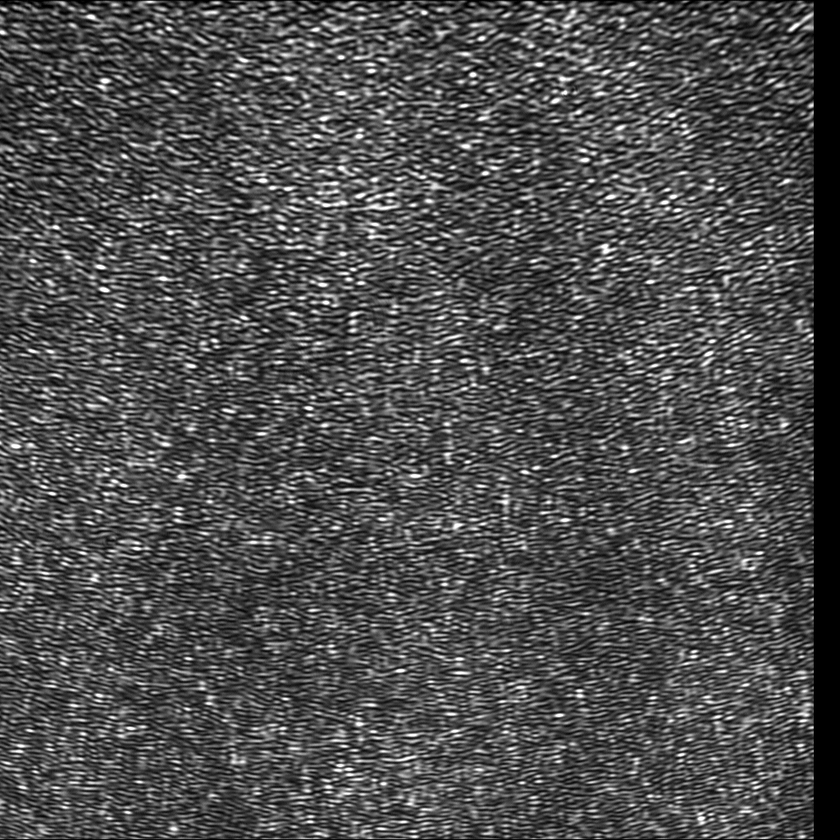
#> input picture ulf7.BMP, 840 x 840 px, shrunk from 1024 x 1024 before the run
$ jupyter execute Convolution_reconstruction.ipynb   (shell and % lines are left out)
#> lines starting #> are read from the running program, lines starting #| are printed output that depends on the picture
# Reconstructing an *off-axis* hologram by Convolution approach

Reference: Digital holography and wavefront sensing by Ulf Schnars, Claas Falldorf, John Watson, and Werner Jüptner, Springer-verlag Berlin an, 2016. (Section 3.2)

## Info about the digital hologram:
'ulf7.BMP' is a digital hologram created by recording an object at about 1 meter distance with HeNe laser (632.8 nm) and an image sensor with 6.8 µm pixel size.

[cell 1]
#Import libraries realted to matplotlib and mathematical operations
import matplotlib.pyplot as plt
import matplotlib.image as mpimg
import numpy as np

[cell 2]
# Read the hologram image file
hologram = mpimg.imread('ulf7.BMP')
#> hologram is the input picture: shape (840, 840); min 0, max 255, mean 78.3
hologram = hologram.astype(float) #Convert into float type. Crucial for non integer based mathematical operations
# plot/view the hologram
imgplot = plt.imshow(hologram, cmap="viridis")

[cell 3]
# DC term suppression. It involves subtraction of the mean value of hologram from itself
hologram2 = hologram - np.mean(hologram)
# plot/view the hologram
imgplot = plt.imshow(hologram2, cmap="viridis")

## Some equations from the book!
The *Fresnel-Kirchhoff* integral describing diffraction field beyond an aperture is given by the coherent superposition of the secondary waves (section 2.4)
\begin{equation}
\Gamma\left(\xi^{\prime}, \eta^{\prime}\right)=\frac{i}{\lambda} \int_{-\infty}^{\infty} \int_{-\infty}^{\infty} A(x, y) \frac{\exp \left(-i \frac{2 \pi}{\lambda} \rho^{\prime}\right)}{\rho^{\prime}} Q d x d y
\end{equation}
where, $A(x, y)$ is the complex amplitude in the plane of the diffracting aperture, $\rho^{\prime}$ is the distance between a point in the aperture plane and a point in the observation plane, and $Q$ is the inclination factor defined to take care of no backward propagation of the diffracted optical field. For holograms, $Q$ is approximately equal to 1.

A hologram $h(x,y)$ recorded by a reference light wave $E_{R}(x, y)$ can be reconstructed by a conjugate reference wave $E_{R}^{*}(x, y)$ as described by the following *Fresnel-Kirchhoff* integral
\begin{equation}
\Gamma(\xi, \eta)=\frac{i}{\lambda} \int_{-\infty}^{\infty} \int_{-\infty}^{\infty} h(x, y) E_{R}^{*}(x, y) \frac{\exp \left(-i \frac{2 \pi}{\lambda} \rho\right)}{\rho} d x d y
\end{equation}

The above equation can be interpreted as a superposition integral
\begin{equation}
\Gamma(\xi, \eta)= \int_{-\infty}^{\infty} \int_{-\infty}^{\infty} h(x, y) E_{R}^{*}(x, y) g(\xi, \eta, x, y) d x d y
\end{equation}
where $g(\xi, \eta, x, y)$ is the impulse response function given by
\begin{equation}
g(\xi, \eta, x, y)=\frac{i}{\lambda} \frac{\exp \left[-i \frac{2 \pi}{\lambda} \sqrt{d^{2}+(x-\xi)^{2}+(y-\eta)^{2}}\right]}{\sqrt{d^{2}+(x-\xi)^{2}+(y-\eta)^{2}}}.
\end{equation}
These equations ensure that $\Gamma$ is a convolution of $h E_{R}^{*}$ and $g$. Hence,
\begin{equation}
\Gamma(\xi, \eta)=\Im^{-1}\left\{\Im\left(h \cdot E_{R}^{*}\right) \cdot \Im(g)\right\}
\end{equation}
where for the digital case impulse response function is given by
\begin{equation}
g(k, l)=\frac{i}{\lambda} \frac{\exp \left[-i \frac{2 \pi}{\lambda} \sqrt{d^{2}+k^{2} \Delta x^{2}+l^{2} \Delta y^{2}}\right]}{\sqrt{d^{2}+k^{2} \Delta x^{2}+l^{2} \Delta y^{2}}}
\end{equation}
and $E_{R}^{*}$ includes the field response due to the numerical reconstruction lens whose focal length depends on the object distance $d$ and magnification factor in reconstruction $m$.
\begin{equation}
E_{R}^{*} = L(k,l) = \exp \left[i \frac{\pi}{\lambda f}\left(k^{2} \Delta x^{2} + l^{2} \Delta y^{2} \right)\right] =\exp \left[i \frac{\pi}{\lambda}\left(\frac{1}{d}+\frac{1}{md}\right)\left(k^{2} \Delta x^{2} + l^{2} \Delta y^{2} \right)\right]
\end{equation}

[cell 4]
# prepare the Convolution operand for the hologram
Nr,Nc = np.shape(hologram) #number of rows and columns in the hologram
#> Nr = 840; Nc = 840
wavelength = 632.8e-9 #HeNe laser wavelength in SI units i.e. meters
dx = 6.8e-6 #sensor pixel size in meters
d = 1.054 #object distance in meters
m = 1/14 #magnification factor
d2 = d*m #reconstruction distance in meters
f = 1/(1/d+1/d2) #lens responsible for imaging an object kept at d distance to an image at d2 distance
Nr = np.linspace(0, Nr-1, Nr)-Nr/2
#> Nr = 840 values from -420 to 419
Nc = np.linspace(0, Nc-1, Nc)-Nc/2
#> Nc = 840 values from -420 to 419
k, l = np.meshgrid(Nc,Nr)

L = np.exp(1j*np.pi/(f*wavelength)*(np.multiply(k, k)*dx**2 + np.multiply(l, l)*dx**2))
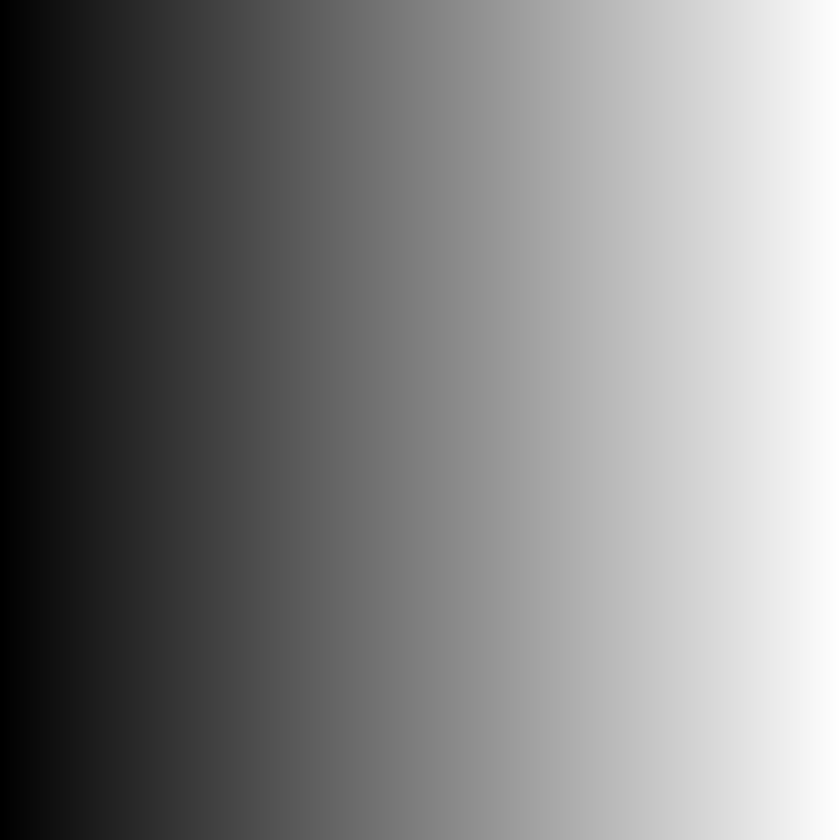
#> k: shape (840, 840) float64; min -420, max 419, mean -0.5; drawn with min black and max white
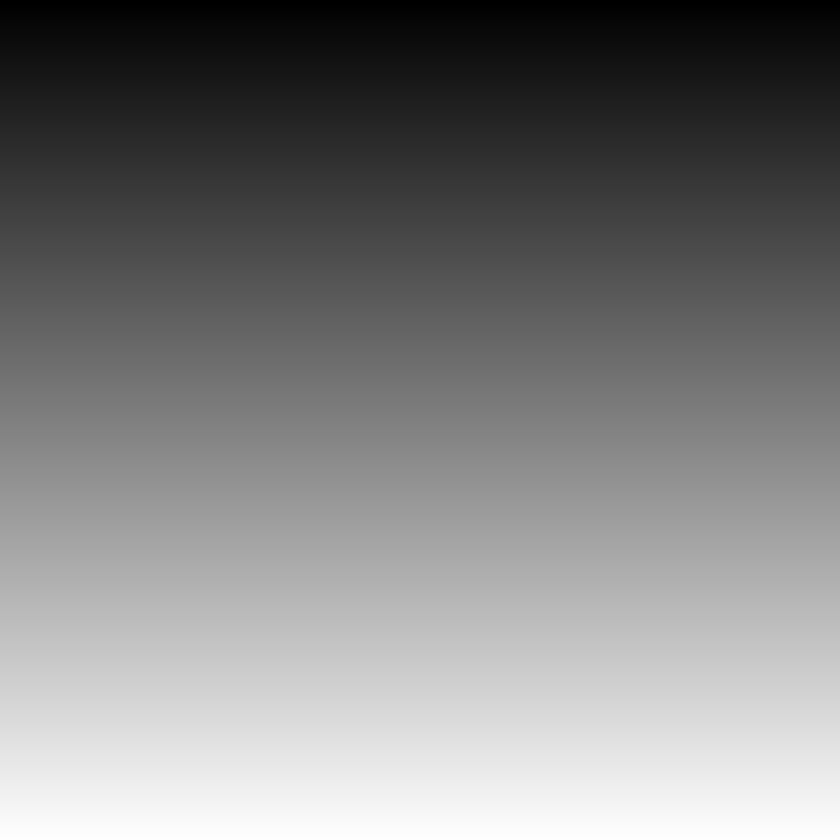
#> l: shape (840, 840) float64; min -420, max 419, mean -0.5; drawn with min black and max white
rho = np.sqrt(d2**2 + np.multiply(k, k)*dx**2 + np.multiply(l, l)*dx**2)
g = 1j/wavelength*np.exp(-1j*2*np.pi/wavelength*rho)/(rho)
factor = np.multiply(hologram, L)
factor2 = np.multiply(hologram2, L) #DC term suppressed
reconstructed_field = np.fft.fftshift( np.fft.ifft2(np.multiply(np.fft.fft2(factor), np.fft.fft2(g))) )
reconstructed_field2 = np.fft.fftshift( np.fft.ifft2(np.multiply(np.fft.fft2(factor2), np.fft.fft2(g))) ) # DC term suppressed

[cell 5]
# save and plot
I = np.abs(reconstructed_field)/np.max(np.abs(reconstructed_field)) #normalized intensity profile
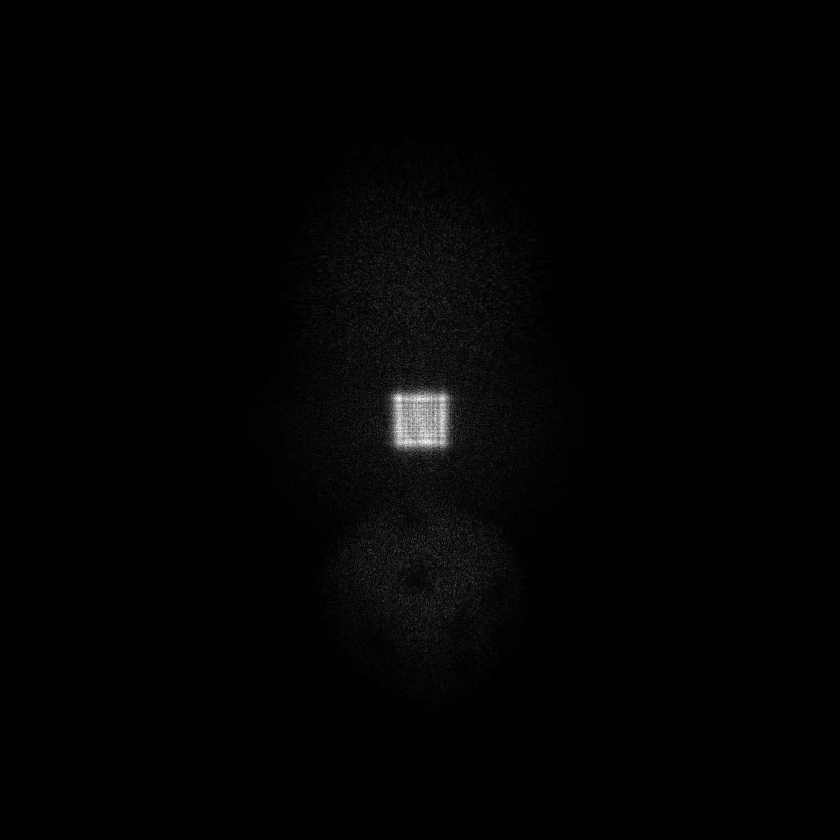
#> I: shape (840, 840) float64; min 6.29e-07, max 1, mean 0.0116
plt.imshow(I, cmap="hot", clim=(0.0, 0.4))
plt.colorbar()
mpimg.imsave('Convolution_reconstruction.png', I, cmap="hot", vmin=0.0, vmax=0.3) #save reconstruction matrix as image
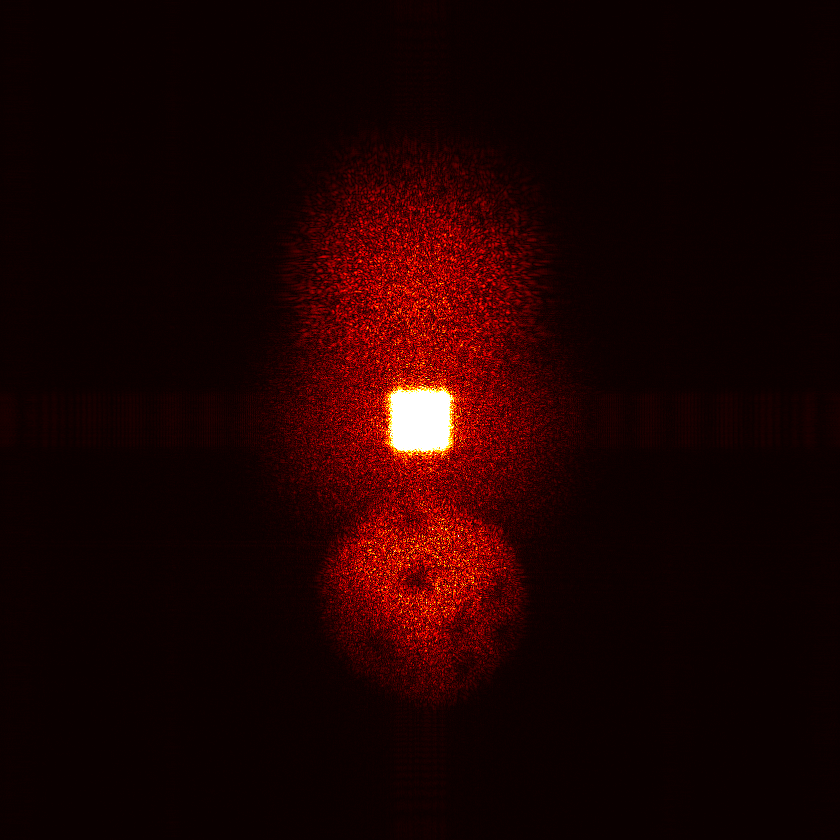
#> saved as Convolution_reconstruction.png: shape (840, 840, 3); mean R, G, B 28.8, 1.9, 1.3
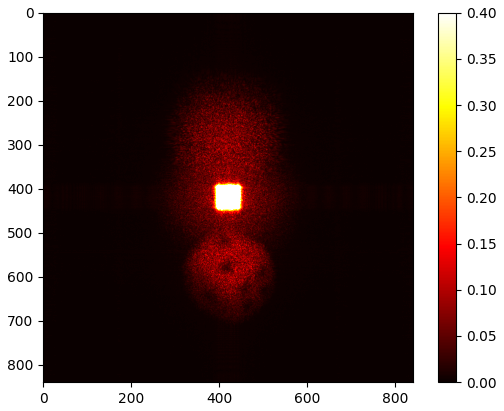
#> figure drawn by matplotlib, 2 panels

[cell 6]
# save and plot DC suppressed hologram
I2 = np.abs(reconstructed_field2)/np.max(np.abs(reconstructed_field2)) #normalized intensity profile
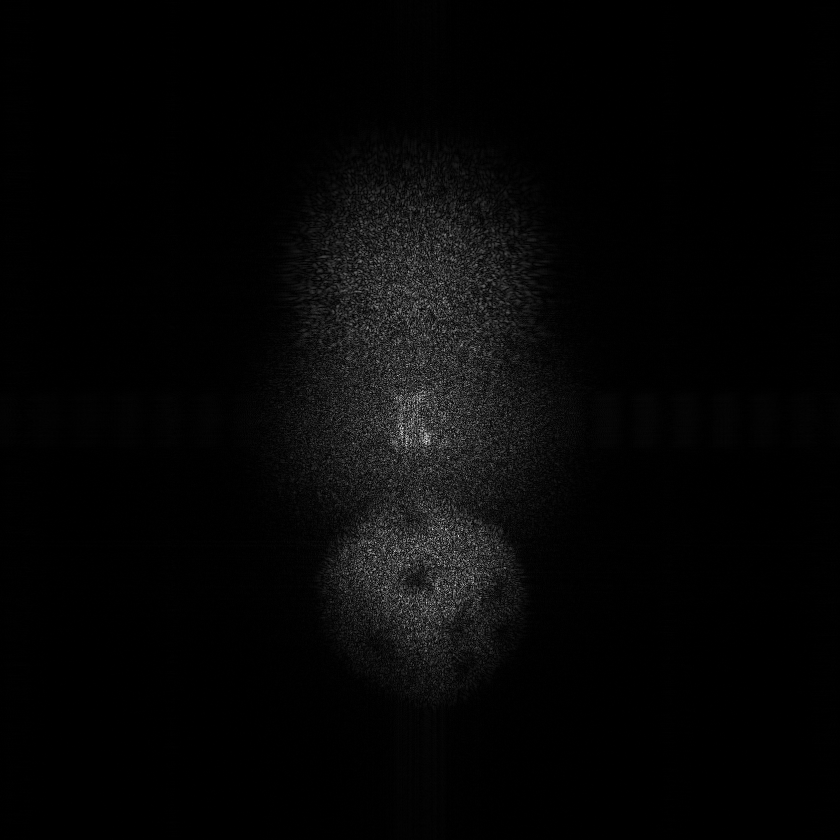
#> I2: shape (840, 840) float64; min 3.57e-06, max 1, mean 0.0257
plt.imshow(I2, cmap="hot", clim=(0.0, 0.4))
plt.colorbar()
mpimg.imsave('Convolution_reconstruction_DCsuppressed.png', I2, cmap="hot", vmin=0.0, vmax=0.6) #save reconstruction matrix as image
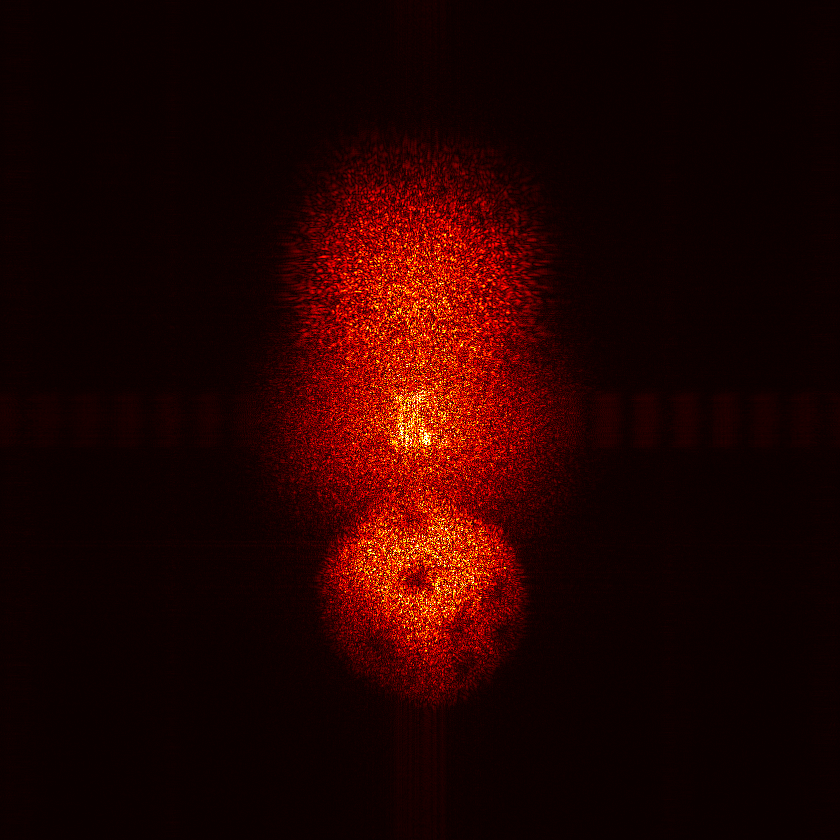
#> saved as Convolution_reconstruction_DCsuppressed.png: shape (840, 840, 3); mean R, G, B 34.9, 2.5, 0.2
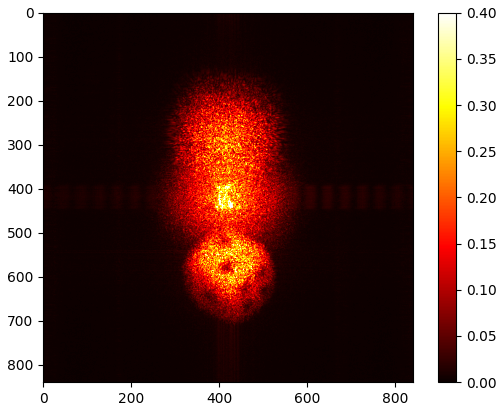
#> figure drawn by matplotlib, 2 panels
